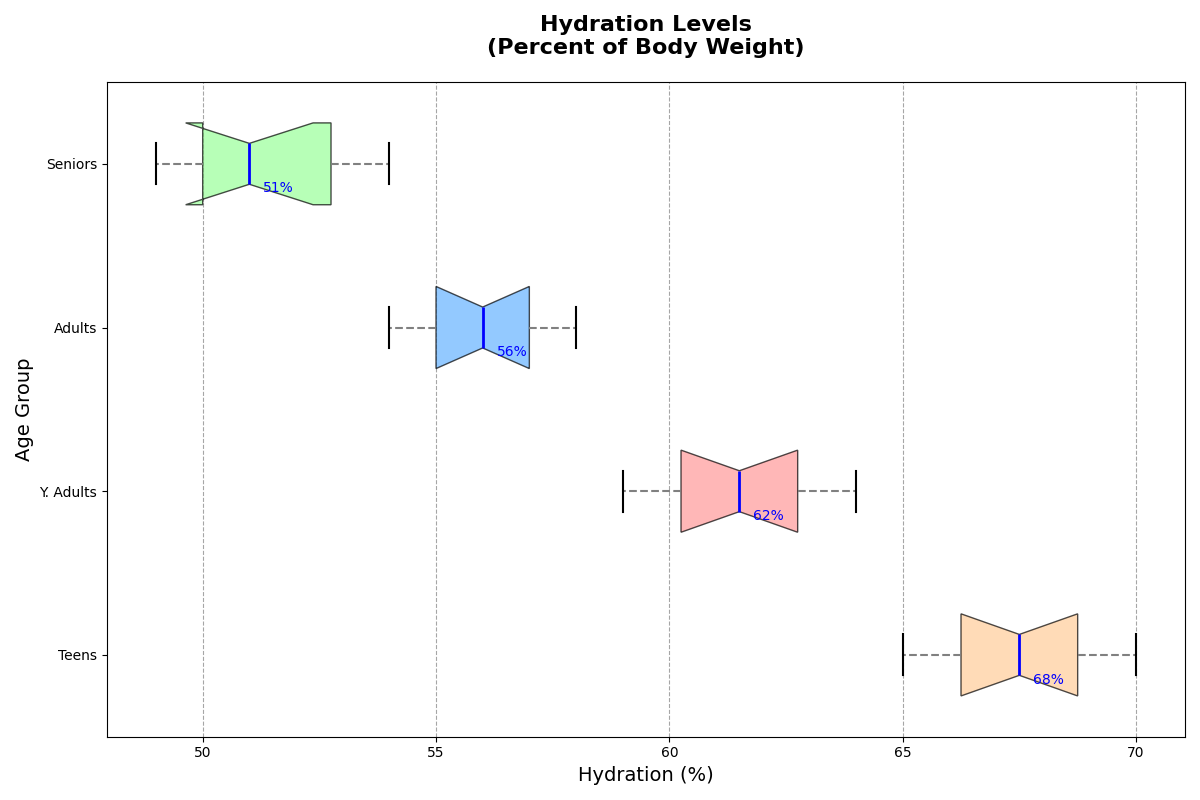

Python code for this plot:
import matplotlib.pyplot as plt

teens_hydration = [68, 67, 66, 65, 70, 66, 69, 67, 68, 69]
young_adults_hydration = [63, 64, 62, 60, 62, 60, 61, 59, 63, 61]
adults_hydration = [56, 57, 54, 58, 55, 57, 55, 56, 58, 54]
seniors_hydration = [51, 50, 53, 49, 52, 53, 50, 49, 51, 54]

data = [teens_hydration, young_adults_hydration, adults_hydration, seniors_hydration]

age_groups = ["Teens", "Y. Adults", "Adults", "Seniors"]

fig, ax = plt.subplots(figsize=(12, 8))

boxplot = ax.boxplot(data, patch_artist=True, vert=False, labels=age_groups, notch=True, widths=0.5)

# Shuffled colors: The order of these colors is manually rearranged to simulate shuffling
colors = ['#FFCC99', '#FF9999', '#66B3FF', '#99FF99']
for patch, color in zip(boxplot['boxes'], colors):
    patch.set_facecolor(color)
    patch.set_alpha(0.7)

plt.setp(boxplot['whiskers'], color='gray', linewidth=1.5, linestyle="--")
plt.setp(boxplot['caps'], color='black', linewidth=1.5)
plt.setp(boxplot['medians'], color='blue', linewidth=2)
plt.setp(boxplot['fliers'], marker='o', color='red', alpha=0.6)

ax.set_title("Hydration Levels\n(Percent of Body Weight)", fontsize=16, fontweight='bold', pad=20)
ax.set_xlabel("Hydration (%)", fontsize=14)
ax.set_ylabel("Age Group", fontsize=14)

ax.xaxis.grid(True, linestyle='--', color='grey', alpha=0.7)

for i, median in enumerate(boxplot['medians']):
    y_median = median.get_ydata()[0]
    x_median = median.get_xdata()[1]
    ax.annotate(f'{x_median:.0f}%', xy=(x_median, y_median), xytext=(10, -3),
                textcoords='offset points', color='blue', fontsize=10, va='center')

plt.tight_layout()
plt.show()
